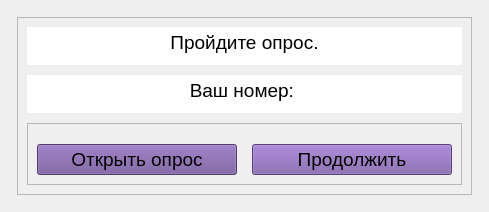
      <widget class="QWidget" name="SettingPersonWidget">
       <layout class="QGridLayout" name="gridLayout_16">
        <item row="0" column="2">
         <widget class="QFrame" name="frame_27">
          <property name="frameShape">
           <enum>QFrame::StyledPanel</enum>
          </property>
          <property name="frameShadow">
           <enum>QFrame::Raised</enum>
          </property>
         </widget>
        </item>
        <item row="0" column="3">
         <widget class="QFrame" name="frame_29">
          <property name="frameShape">
           <enum>QFrame::StyledPanel</enum>
          </property>
          <property name="frameShadow">
           <enum>QFrame::Raised</enum>
          </property>
         </widget>
        </item>
        <item row="4" column="3">
         <widget class="QFrame" name="frame_26">
          <property name="frameShape">
           <enum>QFrame::StyledPanel</enum>
          </property>
          <property name="frameShadow">
           <enum>QFrame::Raised</enum>
          </property>
         </widget>
        </item>
        <item row="4" column="2">
         <widget class="QFrame" name="frame_24">
          <property name="frameShape">
           <enum>QFrame::StyledPanel</enum>
          </property>
          <property name="frameShadow">
           <enum>QFrame::Raised</enum>
          </property>
         </widget>
        </item>
        <item row="2" column="3">
         <widget class="QFrame" name="frame_30">
          <property name="frameShape">
           <enum>QFrame::StyledPanel</enum>
          </property>
          <property name="frameShadow">
           <enum>QFrame::Raised</enum>
          </property>
         </widget>
        </item>
        <item row="4" column="0">
         <widget class="QFrame" name="frame_25">
          <property name="frameShape">
           <enum>QFrame::StyledPanel</enum>
          </property>
          <property name="frameShadow">
           <enum>QFrame::Raised</enum>
          </property>
         </widget>
        </item>
        <item row="0" column="0">
         <widget class="QFrame" name="frame_28">
          <property name="frameShape">
           <enum>QFrame::StyledPanel</enum>
          </property>
          <property name="frameShadow">
           <enum>QFrame::Raised</enum>
          </property>
         </widget>
        </item>
        <item row="2" column="0">
         <widget class="QFrame" name="frame_23">
          <property name="frameShape">
           <enum>QFrame::StyledPanel</enum>
          </property>
          <property name="frameShadow">
           <enum>QFrame::Raised</enum>
          </property>
         </widget>
        </item>
        <item row="2" column="2">
         <widget class="QFrame" name="frame_21">
          <property name="frameShape">
           <enum>QFrame::StyledPanel</enum>
          </property>
          <property name="frameShadow">
           <enum>QFrame::Raised</enum>
          </property>
          <layout class="QGridLayout" name="gridLayout_6">
           <item row="0" column="0">
            <layout class="QVBoxLayout" name="verticalLayout_3" stretch="0,0,0">
             <property name="spacing">
              <number>10</number>
             </property>
             <property name="sizeConstraint">
              <enum>QLayout::SetDefaultConstraint</enum>
             </property>
             <item>
              <layout class="QHBoxLayout" name="horizontalLayout_13">
               <item>
                <widget class="QTextBrowser" name="textBrowser_3">
                 <property name="sizePolicy">
                  <sizepolicy hsizetype="Preferred" vsizetype="Fixed">
                   <horstretch>0</horstretch>
                   <verstretch>0</verstretch>
                  </sizepolicy>
                 </property>
                 <property name="maximumSize">
                  <size>
                   <width>500</width>
                   <height>38</height>
                  </size>
                 </property>
                 <property name="font">
                  <font>
                   <family>Arial</family>
                   <pointsize>14</pointsize>
                   <weight>50</weight>
                   <italic>false</italic>
                   <bold>false</bold>
                  </font>
                 </property>
                 <property name="styleSheet">
                  <string notr="true">*{
	border: none;
	font: 14pt &quot;Arial&quot;;
}
</string>
                 </property>
                 <property name="html">
                  <string>&lt;!DOCTYPE HTML PUBLIC &quot;-//W3C//DTD HTML 4.0//EN&quot; &quot;http://www.w3.org/TR/REC-html40/strict.dtd&quot;&gt;
&lt;html&gt;&lt;head&gt;&lt;meta name=&quot;qrichtext&quot; content=&quot;1&quot; /&gt;&lt;style type=&quot;text/css&quot;&gt;
p, li { white-space: pre-wrap; }
&lt;/style&gt;&lt;/head&gt;&lt;body style=&quot; font-family:'Arial'; font-size:14pt; font-weight:400; font-style:normal;&quot;&gt;
&lt;p align=&quot;center&quot; style=&quot; margin-top:0px; margin-bottom:0px; margin-left:0px; margin-right:0px; -qt-block-indent:0; text-indent:0px;&quot;&gt;&lt;span style=&quot; font-family:'MS Shell Dlg 2';&quot;&gt;Пройдите опрос.&lt;/span&gt;&lt;/p&gt;&lt;/body&gt;&lt;/html&gt;</string>
                 </property>
                </widget>
               </item>
              </layout>
             </item>
             <item>
              <layout class="QHBoxLayout" name="horizontalLayout_16">
               <item>
                <widget class="QTextBrowser" name="numManTextBrowser">
                 <property name="sizePolicy">
                  <sizepolicy hsizetype="Preferred" vsizetype="Fixed">
                   <horstretch>0</horstretch>
                   <verstretch>0</verstretch>
                  </sizepolicy>
                 </property>
                 <property name="maximumSize">
                  <size>
                   <width>500</width>
                   <height>38</height>
                  </size>
                 </property>
                 <property name="font">
                  <font>
                   <family>Arial</family>
                   <pointsize>14</pointsize>
                   <weight>50</weight>
                   <italic>false</italic>
                   <bold>false</bold>
                  </font>
                 </property>
                 <property name="styleSheet">
                  <string notr="true">*{
	border: none;
	font: 14pt &quot;Arial&quot;;
}
</string>
                 </property>
                 <property name="html">
                  <string>&lt;!DOCTYPE HTML PUBLIC &quot;-//W3C//DTD HTML 4.0//EN&quot; &quot;http://www.w3.org/TR/REC-html40/strict.dtd&quot;&gt;
&lt;html&gt;&lt;head&gt;&lt;meta name=&quot;qrichtext&quot; content=&quot;1&quot; /&gt;&lt;style type=&quot;text/css&quot;&gt;
p, li { white-space: pre-wrap; }
&lt;/style&gt;&lt;/head&gt;&lt;body style=&quot; font-family:'Arial'; font-size:14pt; font-weight:400; font-style:normal;&quot;&gt;
&lt;p align=&quot;center&quot; style=&quot; margin-top:0px; margin-bottom:0px; margin-left:0px; margin-right:0px; -qt-block-indent:0; text-indent:0px;&quot;&gt;&lt;span style=&quot; font-family:'MS Shell Dlg 2';&quot;&gt;Ваш номер: &lt;/span&gt;&lt;/p&gt;&lt;/body&gt;&lt;/html&gt;</string>
                 </property>
                </widget>
               </item>
              </layout>
             </item>
             <item>
              <widget class="QFrame" name="frame_22">
               <property name="sizePolicy">
                <sizepolicy hsizetype="Preferred" vsizetype="Fixed">
                 <horstretch>0</horstretch>
                 <verstretch>0</verstretch>
                </sizepolicy>
               </property>
               <property name="frameShape">
                <enum>QFrame::StyledPanel</enum>
               </property>
               <property name="frameShadow">
                <enum>QFrame::Raised</enum>
               </property>
               <layout class="QHBoxLayout" name="horizontalLayout_4">
                <property name="spacing">
                 <number>15</number>
                </property>
                <property name="topMargin">
                 <number>20</number>
                </property>
                <item>
                 <widget class="QPushButton" name="openQuestionnairePushButton">
                  <property name="minimumSize">
                   <size>
                    <width>200</width>
                    <height>30</height>
                   </size>
                  </property>
                  <property name="maximumSize">
                   <size>
                    <width>250</width>
                    <height>36</height>
                   </size>
                  </property>
                  <property name="font">
                   <font>
                    <family>Arial</family>
                    <pointsize>14</pointsize>
                    <weight>50</weight>
                    <italic>false</italic>
                    <bold>false</bold>
                   </font>
                  </property>
                  <property name="styleSheet">
                   <string notr="true">*{
	background-color: #715199;
}</string>
                  </property>
                  <property name="text">
                   <string>Открыть опрос</string>
                  </property>
                 </widget>
                </item>
                <item>
                 <widget class="QPushButton" name="continuePushButton">
                  <property name="minimumSize">
                   <size>
                    <width>200</width>
                    <height>0</height>
                   </size>
                  </property>
                  <property name="maximumSize">
                   <size>
                    <width>250</width>
                    <height>36</height>
                   </size>
                  </property>
                  <property name="font">
                   <font>
                    <family>Arial</family>
                    <pointsize>14</pointsize>
                    <weight>50</weight>
                    <italic>false</italic>
                    <bold>false</bold>
                   </font>
                  </property>
                  <property name="styleSheet">
                   <string notr="true">*{
	background-color: #7b58a6;
}</string>
                  </property>
                  <property name="text">
                   <string>Продолжить</string>
                  </property>
                 </widget>
                </item>
               </layout>
              </widget>
             </item>
            </layout>
           </item>
          </layout>
         </widget>
        </item>
       </layout>
      </widget>
